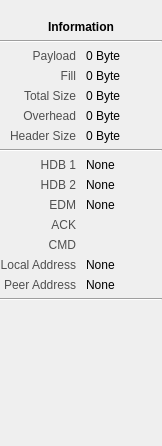
<?xml version="1.0" encoding="UTF-8"?>
<ui version="4.0">
 <class>InfoWidget</class>
 <widget class="QWidget" name="InfoWidget">
  <property name="geometry">
   <rect>
    <x>0</x>
    <y>0</y>
    <width>162</width>
    <height>446</height>
   </rect>
  </property>
  <property name="windowTitle">
   <string>Form</string>
  </property>
  <layout class="QVBoxLayout" name="verticalLayout">
   <property name="margin">
    <number>0</number>
   </property>
   <item>
    <widget class="QLabel" name="icon">
     <property name="styleSheet">
      <string notr="true">color: rgb(88, 88, 88);</string>
     </property>
     <property name="text">
      <string/>
     </property>
     <property name="pixmap">
      <pixmap>../../../../../../usr/share/icons/oxygen/64x64/status/dialog-information.png</pixmap>
     </property>
     <property name="alignment">
      <set>Qt::AlignCenter</set>
     </property>
    </widget>
   </item>
   <item>
    <widget class="QLabel" name="label_14">
     <property name="font">
      <font>
       <weight>75</weight>
       <bold>true</bold>
      </font>
     </property>
     <property name="text">
      <string>Information</string>
     </property>
     <property name="alignment">
      <set>Qt::AlignCenter</set>
     </property>
    </widget>
   </item>
   <item>
    <widget class="Line" name="line">
     <property name="orientation">
      <enum>Qt::Horizontal</enum>
     </property>
    </widget>
   </item>
   <item>
    <layout class="QHBoxLayout" name="horizontalLayout">
     <property name="spacing">
      <number>10</number>
     </property>
     <item>
      <widget class="QLabel" name="label_23">
       <property name="styleSheet">
        <string notr="true">color: rgb(80, 80, 80)</string>
       </property>
       <property name="text">
        <string>Payload</string>
       </property>
       <property name="alignment">
        <set>Qt::AlignRight|Qt::AlignTrailing|Qt::AlignVCenter</set>
       </property>
      </widget>
     </item>
     <item>
      <widget class="QLabel" name="payload">
       <property name="text">
        <string>0 Byte</string>
       </property>
      </widget>
     </item>
    </layout>
   </item>
   <item>
    <layout class="QHBoxLayout" name="horizontalLayout_2">
     <property name="spacing">
      <number>10</number>
     </property>
     <item>
      <widget class="QLabel" name="label_28">
       <property name="styleSheet">
        <string notr="true">color: rgb(80, 80, 80)</string>
       </property>
       <property name="text">
        <string>Fill</string>
       </property>
       <property name="alignment">
        <set>Qt::AlignRight|Qt::AlignTrailing|Qt::AlignVCenter</set>
       </property>
      </widget>
     </item>
     <item>
      <widget class="QLabel" name="fill">
       <property name="text">
        <string>0 Byte</string>
       </property>
      </widget>
     </item>
    </layout>
   </item>
   <item>
    <layout class="QHBoxLayout" name="horizontalLayout_3">
     <property name="spacing">
      <number>10</number>
     </property>
     <item>
      <widget class="QLabel" name="label_17">
       <property name="styleSheet">
        <string notr="true">color: rgb(80, 80, 80)</string>
       </property>
       <property name="text">
        <string>Total Size</string>
       </property>
       <property name="alignment">
        <set>Qt::AlignRight|Qt::AlignTrailing|Qt::AlignVCenter</set>
       </property>
      </widget>
     </item>
     <item>
      <widget class="QLabel" name="total_size">
       <property name="text">
        <string>0 Byte</string>
       </property>
      </widget>
     </item>
    </layout>
   </item>
   <item>
    <layout class="QHBoxLayout" name="horizontalLayout_4">
     <property name="spacing">
      <number>10</number>
     </property>
     <item>
      <widget class="QLabel" name="label_25">
       <property name="styleSheet">
        <string notr="true">color: rgb(80, 80, 80)</string>
       </property>
       <property name="text">
        <string>Overhead</string>
       </property>
       <property name="alignment">
        <set>Qt::AlignRight|Qt::AlignTrailing|Qt::AlignVCenter</set>
       </property>
      </widget>
     </item>
     <item>
      <widget class="QLabel" name="overhead">
       <property name="text">
        <string>0 Byte</string>
       </property>
      </widget>
     </item>
    </layout>
   </item>
   <item>
    <layout class="QHBoxLayout" name="horizontalLayout_5">
     <property name="spacing">
      <number>10</number>
     </property>
     <item>
      <widget class="QLabel" name="label_16">
       <property name="styleSheet">
        <string notr="true">color: rgb(80, 80, 80)</string>
       </property>
       <property name="text">
        <string>Header Size</string>
       </property>
       <property name="alignment">
        <set>Qt::AlignRight|Qt::AlignTrailing|Qt::AlignVCenter</set>
       </property>
      </widget>
     </item>
     <item>
      <widget class="QLabel" name="header_size">
       <property name="text">
        <string>0 Byte</string>
       </property>
      </widget>
     </item>
    </layout>
   </item>
   <item>
    <widget class="Line" name="line_3">
     <property name="orientation">
      <enum>Qt::Horizontal</enum>
     </property>
    </widget>
   </item>
   <item>
    <layout class="QHBoxLayout" name="horizontalLayout_7">
     <property name="spacing">
      <number>10</number>
     </property>
     <item>
      <widget class="QLabel" name="label_3">
       <property name="styleSheet">
        <string notr="true">color: rgb(80, 80, 80)</string>
       </property>
       <property name="text">
        <string>HDB 1</string>
       </property>
       <property name="alignment">
        <set>Qt::AlignRight|Qt::AlignTrailing|Qt::AlignVCenter</set>
       </property>
      </widget>
     </item>
     <item>
      <widget class="QLabel" name="hdb1">
       <property name="text">
        <string>None</string>
       </property>
      </widget>
     </item>
    </layout>
   </item>
   <item>
    <layout class="QHBoxLayout" name="horizontalLayout_8">
     <property name="spacing">
      <number>10</number>
     </property>
     <item>
      <widget class="QLabel" name="label_4">
       <property name="styleSheet">
        <string notr="true">color: rgb(80, 80, 80)</string>
       </property>
       <property name="text">
        <string>HDB 2</string>
       </property>
       <property name="alignment">
        <set>Qt::AlignRight|Qt::AlignTrailing|Qt::AlignVCenter</set>
       </property>
      </widget>
     </item>
     <item>
      <widget class="QLabel" name="hdb2">
       <property name="text">
        <string>None</string>
       </property>
      </widget>
     </item>
    </layout>
   </item>
   <item>
    <layout class="QHBoxLayout" name="horizontalLayout_9">
     <property name="spacing">
      <number>10</number>
     </property>
     <item>
      <widget class="QLabel" name="label_5">
       <property name="styleSheet">
        <string notr="true">color: rgb(80, 80, 80)</string>
       </property>
       <property name="text">
        <string>EDM</string>
       </property>
       <property name="alignment">
        <set>Qt::AlignRight|Qt::AlignTrailing|Qt::AlignVCenter</set>
       </property>
      </widget>
     </item>
     <item>
      <widget class="QLabel" name="edm">
       <property name="text">
        <string>None</string>
       </property>
      </widget>
     </item>
    </layout>
   </item>
   <item>
    <layout class="QHBoxLayout" name="horizontalLayout_10">
     <property name="spacing">
      <number>10</number>
     </property>
     <item>
      <widget class="QLabel" name="label_9">
       <property name="styleSheet">
        <string notr="true">color: rgb(80, 80, 80)</string>
       </property>
       <property name="text">
        <string>ACK</string>
       </property>
       <property name="alignment">
        <set>Qt::AlignRight|Qt::AlignTrailing|Qt::AlignVCenter</set>
       </property>
      </widget>
     </item>
     <item>
      <widget class="KLed" name="ack">
       <property name="state">
        <enum>KLed::Off</enum>
       </property>
      </widget>
     </item>
    </layout>
   </item>
   <item>
    <layout class="QHBoxLayout" name="horizontalLayout_11">
     <property name="spacing">
      <number>10</number>
     </property>
     <item>
      <widget class="QLabel" name="label_11">
       <property name="styleSheet">
        <string notr="true">color: rgb(80, 80, 80)</string>
       </property>
       <property name="text">
        <string>CMD</string>
       </property>
       <property name="alignment">
        <set>Qt::AlignRight|Qt::AlignTrailing|Qt::AlignVCenter</set>
       </property>
      </widget>
     </item>
     <item>
      <widget class="KLed" name="cmd">
       <property name="state">
        <enum>KLed::Off</enum>
       </property>
      </widget>
     </item>
    </layout>
   </item>
   <item>
    <layout class="QHBoxLayout" name="horizontalLayout_12">
     <property name="spacing">
      <number>10</number>
     </property>
     <item>
      <widget class="QLabel" name="label_13">
       <property name="styleSheet">
        <string notr="true">color: rgb(80, 80, 80)</string>
       </property>
       <property name="text">
        <string>Local Address</string>
       </property>
       <property name="alignment">
        <set>Qt::AlignRight|Qt::AlignTrailing|Qt::AlignVCenter</set>
       </property>
      </widget>
     </item>
     <item>
      <widget class="QLabel" name="local">
       <property name="text">
        <string>None</string>
       </property>
      </widget>
     </item>
    </layout>
   </item>
   <item>
    <layout class="QHBoxLayout" name="horizontalLayout_13">
     <property name="spacing">
      <number>10</number>
     </property>
     <item>
      <widget class="QLabel" name="l">
       <property name="styleSheet">
        <string notr="true">color: rgb(80, 80, 80)</string>
       </property>
       <property name="text">
        <string>Peer Address</string>
       </property>
       <property name="alignment">
        <set>Qt::AlignRight|Qt::AlignTrailing|Qt::AlignVCenter</set>
       </property>
      </widget>
     </item>
     <item>
      <widget class="QLabel" name="peer">
       <property name="text">
        <string>None</string>
       </property>
      </widget>
     </item>
    </layout>
   </item>
   <item>
    <widget class="Line" name="line_2">
     <property name="orientation">
      <enum>Qt::Horizontal</enum>
     </property>
    </widget>
   </item>
   <item>
    <spacer name="verticalSpacer">
     <property name="orientation">
      <enum>Qt::Vertical</enum>
     </property>
     <property name="sizeHint" stdset="0">
      <size>
       <width>20</width>
       <height>58</height>
      </size>
     </property>
    </spacer>
   </item>
   <item>
    <widget class="QSplitter" name="splitter_2">
     <property name="sizePolicy">
      <sizepolicy hsizetype="Expanding" vsizetype="Preferred">
       <horstretch>0</horstretch>
       <verstretch>1</verstretch>
      </sizepolicy>
     </property>
     <property name="orientation">
      <enum>Qt::Vertical</enum>
     </property>
     <widget class="QSplitter" name="splitter">
      <property name="sizePolicy">
       <sizepolicy hsizetype="Expanding" vsizetype="Expanding">
        <horstretch>1</horstretch>
        <verstretch>1</verstretch>
       </sizepolicy>
      </property>
      <property name="orientation">
       <enum>Qt::Vertical</enum>
      </property>
     </widget>
    </widget>
   </item>
  </layout>
 </widget>
 <customwidgets>
  <customwidget>
   <class>KLed</class>
   <extends>QWidget</extends>
   <header>kled.h</header>
  </customwidget>
 </customwidgets>
 <resources/>
 <connections/>
</ui>
